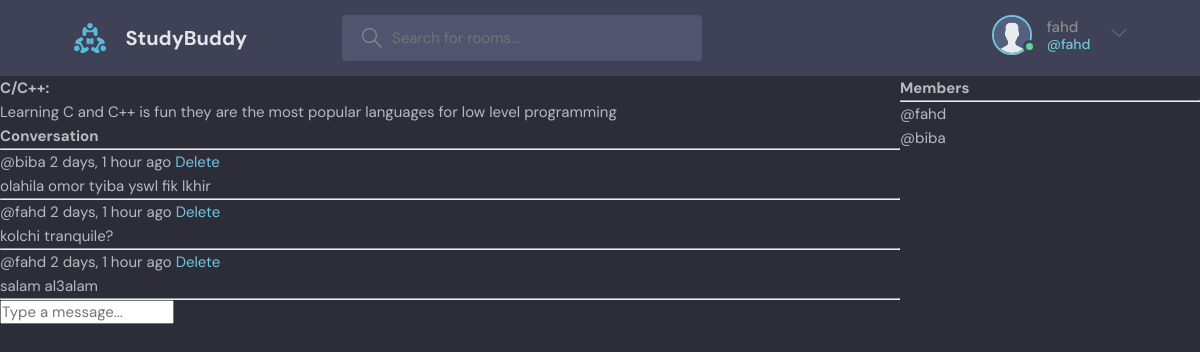
The app's page /room/7/ (signed in) with its own data.
### base/models.py (models this page shows, shortened)
class Room(models.Model):
    members = models.ManyToManyField(User, related_name='members', blank=True)
    host = models.ForeignKey(User, on_delete=models.SET_NULL, null=True)
    topic = models.ForeignKey(Topic, on_delete=models.SET_NULL, null=True)
    name = models.CharField(max_length=200)
    description = models.TextField(null=True, blank=True)
    updated = models.DateTimeField(auto_now=True)
    created = models.DateTimeField(auto_now_add=True)
    class Meta:
        ordering = ['-updated', '-created']

class Message(models.Model):
    user = models.ForeignKey(User ,on_delete=models.CASCADE)
    room = models.ForeignKey(Room, on_delete=models.CASCADE)
    body = models.TextField()
    updated = models.DateTimeField(auto_now=True)
    created = models.DateTimeField(auto_now_add=True)
    class Meta:
        ordering = ['-updated', '-created']

### base/views.py (the view, shortened to what this page needs)
# urls.py: path('room/<str:pk>/', views.room, name='room'),
def room(request, pk):
    room = Room.objects.get(id=pk)
    msgs = room.message_set.all()
    members = room.members.all()
    context = {'room':room, 'msgs':msgs, 'members':members}
    return render(request, 'base/room.html', context)

### base/templates/base/room.html (shortened to what this page needs)
{% extends 'main.html' %}
{% block content %}
<div class="room-container">
    <div>
        <h1>{{room.name}}:</h1>
        <p>{{room.description}}</p>
        <div class="comment-wrapper">
            <h3>Conversation</h3>
            <hr>
            {% for msg in msgs %}
            <div>
                <small>@{{msg.user}}  {{msg.created|timesince}} ago </small>
                {% if msg.user == request.user or request.user == room.host %}
                <a href="{% url 'delete-msg' msg.id %}">Delete</a>
                {% endif %}
                <p>{{msg.body}}</p>
                <hr>
            </div>
            {% endfor %}
        </div>
        {% if request.user.is_authenticated and request.user in members %}
        <div class='comment-form'>
            <form method="POST" action="">
                <input type="text" name="body" placeholder="Type a message..." />
            </form>
        </div>
        {% endif %}
    </div>
    <div>
        <h3>Members</h3>
        <hr>
        {% for member in members %}
        <div>
            <small>@{{member}}</small>
        </div>
        {% endfor %}
    </div>
</div>
{% endblock content %}

### templates/navbar.html (shortened to what this page needs)
{% load static %}
<header class="header header--loggedIn">
    <div class="container">
      <a href="{% url 'home' %}" class="header__logo">
        <img src="{% static 'images/logo.svg' %}" />
        <h1>StudyBuddy</h1>
      </a>
      <form class="header__search" method='GET' action="{% url 'home' %}" >
        <label>
          <input name='q' placeholder="Search for rooms..." />
        </label>
      </form>
      <nav class="header__menu">
        {% if request.user.is_authenticated %}
        <div class="header__user">
          <a href="profile.html">
            <div class="avatar avatar--medium active">
              <img src="{% static 'images/avatar.svg' %}" />
            </div>
            <p>{{request.user}} <span>@{{request.user.username}}</span></p>
          </a>
          <button class="dropdown-button">
            <svg version="1.1" xmlns="http://www.w3.org/2000/svg" width="32" height="32" viewBox="0 0 32 32">
              <title>chevron-down</title>
              <path d="M16 21l-13-13h-3l16 16 16-16h-3l-13 13z"></path>
            </svg>
          </button>
        </div>
        {% else %}
        <a href="{% url 'login' %}">
          <img src="./assets/avatar.svg" />
          <p>Login</p>
        </a>
        {% endif %}
      </nav>
    </div>
  </header>

### static/styles/style.css (style rules this page uses)
:root { --color-main: #71c6dd; --color-main-light: #e1f6fb; --color-dark: #3f4156; --color-dark-medium: #51546e; --color-dark-light: #696d97; --color-light: #e5e5e5; --color-gray: #8b8b8b; --color-light-gray: #b2bdbd; --color-bg: #2d2d39; --color-success: #5dd693; --color-error: #fc4b0b; }
* { font-family: "DM Sans", -apple-system, BlinkMacSystemFont, "Segoe UI", Roboto, Oxygen, Ubuntu, Cantarell, "Open Sans", "Helvetica Neue", sans-serif; margin: 0; padding: 0; box-sizing: border-box; text-rendering: optimizeLegibility; font-size: inherit; }
html { font-size: 56.25%; }
@media only screen and (min-width: 1200px) { html { font-size: 62.5%; } }
body { line-height: 1.6; font-weight: 400; font-size: 1.5rem; color: var(--color-light-gray); background-color: var(--color-bg); min-height: 100vh; }
img { width: 100%; }
a { display: inline-block; color: var(--color-main); text-decoration: none; }
.container { max-width: 120rem; width: 90%; margin: auto; }
.avatar { position: relative; display: inline-block; border-radius: 50%; border: 2px solid var(--color-main); }
.avatar img { display: block; border-radius: 50%; object-fit: cover; object-position: center; }
.avatar::after { content: ""; display: block; position: absolute; background-color: var(--color-gray); z-index: 111; border-radius: 50%; border: 0.3rem solid var(--color-dark); }
.avatar.active::after { background-color: var(--color-success); }
.avatar.avatar--medium img { width: 3.6rem; height: 3.6rem; border-radius: 50%; }
.avatar.avatar--medium:after { width: 0.7rem; height: 0.7rem; bottom: 0px; right: -6px; }
.header { padding: 1.5rem; background-color: var(--color-dark); }
.header > .container { display: flex; gap: 9.5rem; }
.header__logo, .header__user { display: flex; gap: 2rem; align-items: center; }
.header__logo > img { height: 3.2rem; width: 3.2rem; }
.header__logo > h1 { font-weight: 700; font-size: 2rem; color: var(--color-light); }
.header__search > label { background-color: var(--color-dark-medium); padding: 1.3rem 1rem; display: flex; align-items: center; gap: 1rem; border-radius: 4px; }
.header__search svg { fill: var(--color-gray); width: 2rem; height: 2rem; margin-left: 1rem; }
.header__search input { width: 30rem; background: transparent; border: none; outline: none; color: var(--color-light); }
.header__menu { margin-left: auto; position: relative; }
.header__menu a { display: flex; gap: 1.5rem; align-items: center; font-weight: 500; text-decoration: none; color: var(--color-gray); }
.header__menu img { height: 3.6rem; }
.header__menu p { line-height: 1.2; }
.header__menu span { color: var(--color-main); font-weight: 500; font-size: 1.4rem; display: block; }
.header__menu svg { width: 1.6rem; height: 1.6rem; fill: var(--color-dark-light); }
.dropdown-button { background: transparent; border: 0; outline: 0; cursor: pointer; }

### base/templates/base/room.html (style rules this page uses)
.room-container { display: grid; grid-template-columns: 3fr 1fr; }

### records on screen
Room: name "C/C++", description "Learning C and C++ is fun they are the most popular languages for low level programming"
Message: user "biba", created "2 days, 1 hour", shows "Delete", body "olahila omor tyiba yswl fik lkhir"
Message: user "fahd", created "2 days, 1 hour", shows "Delete", body "kolchi tranquile?"
Message: user "fahd", created "2 days, 1 hour", shows "Delete", body "salam al3alam"

### other values on screen
{{ request.user }} "fahd"
{{ request.user.username }} "fahd"
{{ member }} "fahd"
{{ member }} "biba"
